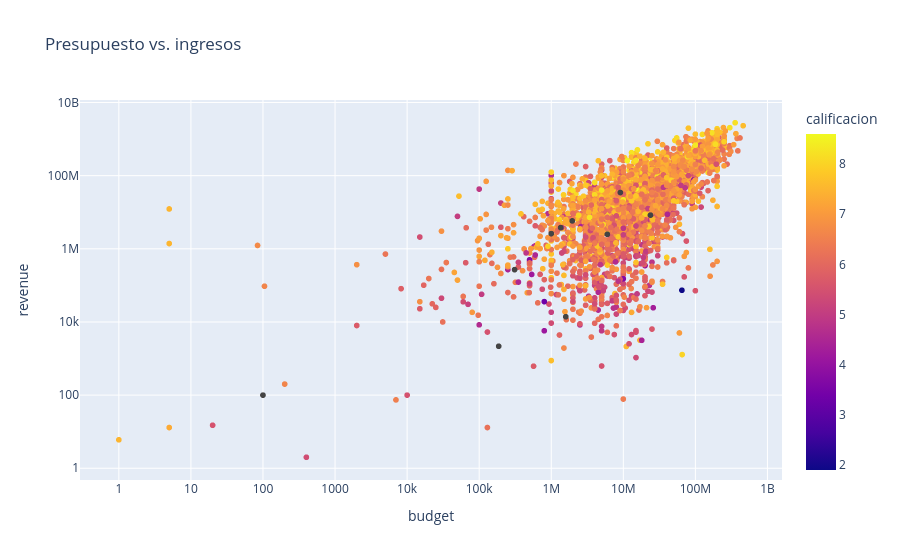

Here is the notebook cell this chart was saved with:
### Code cell
px.scatter(fin, x='budget', y='revenue', log_x=True, log_y=True, color='calificacion', hover_name='title', title='Presupuesto vs. ingresos')

### Figure 1 — Plotly figure (JSON) as saved in the notebook; plotly's stock layout.template omitted (floating-point values rounded to 4 significant figures; data arrays with more than 128 entries replaced by an {"elided": "..."} marker saying what was removed)
{"data": [{"hovertemplate": "<b>%{hovertext}</b><br><br>budget=%{x}<br>revenue=%{y}<br>calificacion=%{marker.color}<extra></extra>", "hovertext": {"elided": "3540 str values"}, "legendgroup": "", "marker": {"color": {"elided": "3540 float values"}, "coloraxis": "coloraxis", "symbol": "circle"}, "mode": "markers", "name": "", "showlegend": false, "type": "scattergl", "x": {"elided": "3540 float values"}, "xaxis": "x", "y": {"elided": "3540 float values"}, "yaxis": "y"}], "layout": {"coloraxis": {"colorbar": {"title": {"text": "calificacion"}}, "colorscale": [[0.0, "#0d0887"], [0.1111, "#46039f"], [0.2222, "#7201a8"], [0.3333, "#9c179e"], [0.4444, "#bd3786"], [0.5556, "#d8576b"], [0.6667, "#ed7953"], [0.7778, "#fb9f3a"], [0.8889, "#fdca26"], [1.0, "#f0f921"]]}, "legend": {"tracegroupgap": 0}, "title": {"text": "Presupuesto vs. ingresos"}, "xaxis": {"anchor": "y", "domain": [0.0, 1.0], "title": {"text": "budget"}, "type": "log"}, "yaxis": {"anchor": "x", "domain": [0.0, 1.0], "title": {"text": "revenue"}, "type": "log"}}}
